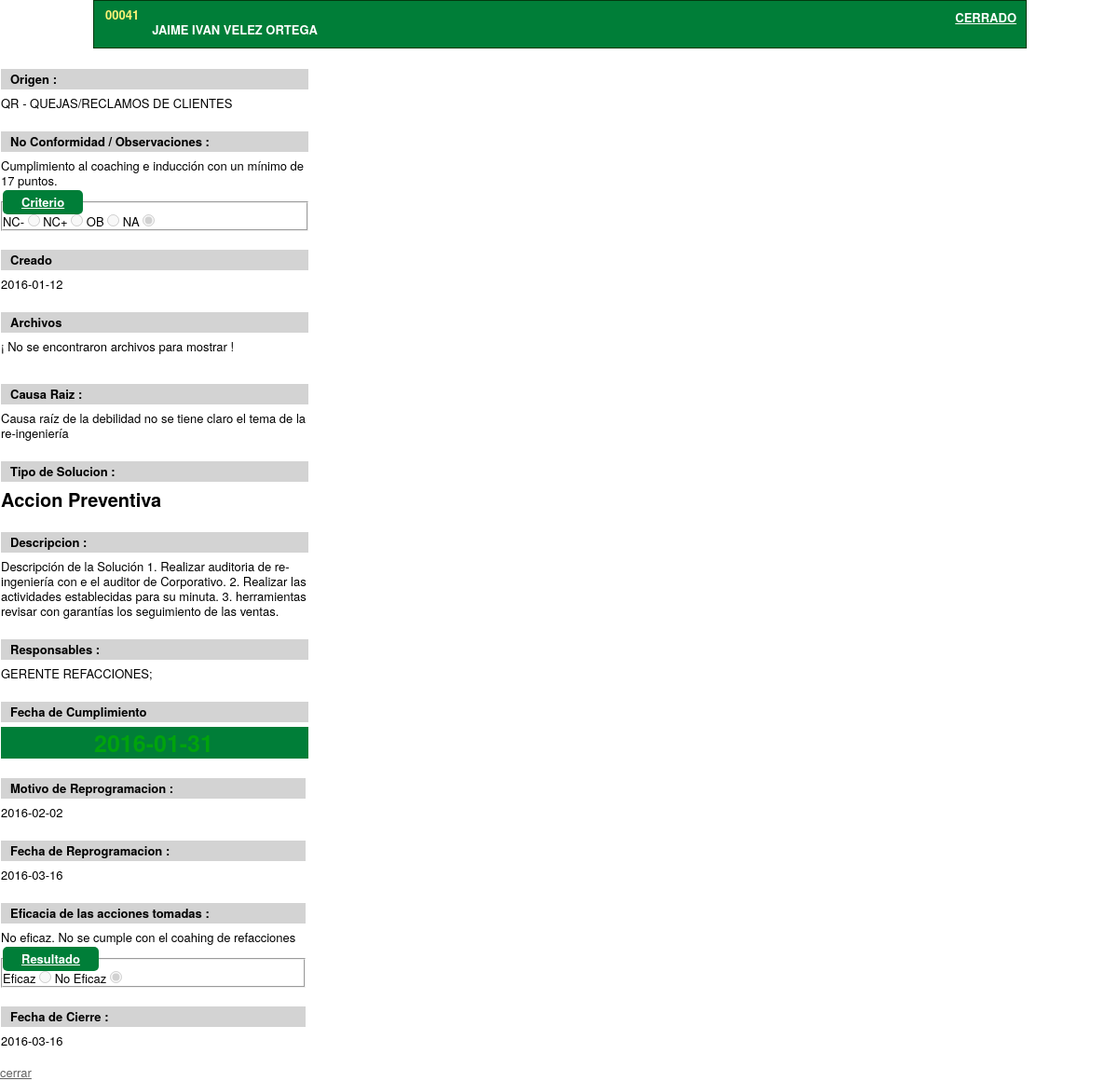
The app's page /showpa.php?id=41 (signed in) with its own data.
### tables this page shows
CREATE TABLE `TBL_paccion` (
  `pa_id` int(5) unsigned zerofill NOT NULL AUTO_INCREMENT COMMENT 'Id Plan de Accion',
  `pa_norma` varchar(8) NOT NULL COMMENT 'No de Norma',
  `pa_comentarios` mediumtext NOT NULL COMMENT 'Comentarios',
  `pa_noconformidad` text NOT NULL COMMENT 'No conformidad observaciones',
  `pa_criterio` varchar(3) NOT NULL COMMENT 'criterio NC-OB',
  `pa_causaraiz` text,
  `pa_tiposol` varchar(2) DEFAULT NULL,
  `pa_descsol` text,
  `pa_responsables` tinytext,
  `pa_fechacumplimiento` date DEFAULT NULL,
  `pa_status` varchar(15) DEFAULT NULL,
  `pa_reprogramado` tinytext,
  `pa_statusgral` int(1) NOT NULL DEFAULT '0',
  `pa_eficacia` text,
  `pa_resultado` text,
  `pa_creado` timestamp NOT NULL DEFAULT CURRENT_TIMESTAMP,
  `pa_refauditoria` int(2) DEFAULT NULL,
  `pa_asignado` varchar(10) DEFAULT NULL,
  `pa_event` text,
  `pa_fechareprog` date DEFAULT NULL,
  `pa_fechacierre` date DEFAULT NULL,
  PRIMARY KEY (`pa_id`)
);

CREATE TABLE `TBL_origen` (
  `id` int(2) NOT NULL AUTO_INCREMENT,
  `origen` varchar(50) NOT NULL,
  `clave` varchar(20) NOT NULL,
  `descripcion` tinytext,
  `activo` int(1) NOT NULL DEFAULT '1',
  PRIMARY KEY (`id`)
);

### class.db.php (called while the page is built, shortened)
<?php
	CLASS DBIAV {
		var $DB, $CONN;
		public function __construct($servidor,$database,$dbuser,$dbpasswd){
				$this->CONN = mysql_connect($servidor,$dbuser,$dbpasswd);
			}
		public function DB_GetOrigen($ref) {
			$sql = "SELECT * from TBL_origen WHERE activo = 1 AND id = ".$ref;
				$res = $this->DB_SQLORDIE($sql);
				$row = mysql_fetch_assoc($res);
				if (!mysql_num_rows($res)<=0) {
					return $row['clave'];
				}
				else {
					return null;
				}
		}
		public function DB_GetClaveOrigen($ref) {
			$sql = "SELECT * from TBL_origen WHERE activo = 1 AND id = ".$ref;
				$res = $this->DB_SQLORDIE($sql);
				$row = mysql_fetch_assoc($res);
				if (!mysql_num_rows($res)<=0) {
					return $row['origen'];
				}
				else {
					return null;
				}
		}
		public function DB_GETUSERNAME($uuid) {
			$fullname='';
			$sql = "SELECT * FROM TBL_Usuarios WHERE usr_uuid =".$uuid;
			$result = $this->DB_SQLORDIE($sql);
			if (!mysql_num_rows($result) <= 0) {
				while ($row = mysql_fetch_assoc($result)) {
					$fullname = $row['usr_nombre'].' '.$row['usr_paterno'].' '.$row['usr_materno'];
				}
			}
			return $fullname;
		}
		public function DB_ItemPA($id,$op){
			$item= array();
			$sql = "SELECT * FROM TBL_paccion WHERE pa_id = ".$id;
			$result = $this->DB_SQLORDIE($sql);
			if (!mysql_num_rows($result) <= 0){
				while ($row = mysql_fetch_assoc($result)){
					$item['id']= $row['pa_id'];
					$item['norma']= $row['pa_norma'];
					$item['comentarios']= $row['pa_comentarios'];
					$item['noconformidad']= $row['pa_noconformidad'];
					$item['criterio']= $row['pa_criterio'];
					$item['causaraiz'] = $row['pa_causaraiz'];
					$item['tiposolucion'] = $row['pa_tiposol'];
					$item['descsolucion'] = $row['pa_descsol'];
					$item['responsables'] = $row['pa_responsables'];
					$item['fechacumplimiento'] = $row['pa_fechacumplimiento'];
					$item['status'] = $row['pa_status'];
					$item['reprogramado'] = $row['pa_reprogramado'];
					$item['fechareprog'] = $row['pa_fechareprog'];
$item['statusgral'] = $row['pa_statusgral'];
					$item['fechacierre'] = $row['pa_fechacierre'];
$item['eficacia'] = $row['pa_eficacia'];
					$item['resultado'] = $row['pa_resultado'];
					$item['creado']= $row['pa_creado'];
					$item['refauditoria']= $row['pa_refauditoria'];
					$item['asignado'] = $this->DB_GETUSERNAME($row['pa_asignado']);
					$item['op'] = $op;
				}
			}
			return $item;
		}
		private function DB_SQLORDIE($sql) {
				$return_result = mysql_query($sql,$this->CONN);
				if ($return_result) {
					$res = $return_result;
				} else {
					$res = $this->DB_SQLERROR($sql);
				}
				return $res;
		}
	}
	 $dataset = new DBIAV(DB_PA_HOST,DB_PA_DATABASE,DB_PA_USERNAME,DB_PA_PASSWD);
?>

### showpa.php (the view, shortened to what this page needs)
<?php
	include ('class.db.php');
if(isset($_GET['id'])) {
	$pa = $dataset->DB_ItemPA($_GET['id'],$_SESSION['op']);
}
	function FN_GetEficacia($eficacia) {
		switch ($eficacia){
				case 'NE':
					$html = " Eficaz <input type=\"radio\" name=\"eficacia\" value=\"E\" disabled/> No Eficaz <input type=\"radio\" name=\"eficacia\" value=\"NE\" checked=\"checked\" disabled/>";
					break;
		}
		return $html;
	}
	function FN_GetCriterio($criterio) {
		switch ($criterio){
				case 'NA':
					$html = " NC- <input type=\"radio\" name=\"criterio\" value=\"NC-\" disabled/>  NC+ <input type=\"radio\" name=\"criterio\" value=\"NC+\" disabled/> OB <input type=\"radio\" name=\"criterio\" value=\"OB\" disabled/>  NA <input type=\"radio\" name=\"criterio\" value=\"NA\" checked=\"checked\" disabled/>";
					break;
	}
		return $html;
	}
	function FN_GetTipoSol($tipo) {
		switch ($tipo){
			case 'AP':
				$tiposol = 'Accion Preventiva';
				break;
			}
			return $tiposol;
	}
	function FN_GetStatusLabel ($status){
		if (!isset($status)){
			$label = "Sin Aceptar";}
		else {	$label = $status; }
		return $label;
	}
function FN_ClassVigente($fecha, $status){
			$actual = DATE("Y-m-d");
			if ($actual > $fecha && $status == 'CERRADO'){ $v = 'vigente';}
			return $v;
	}
	function sdir($path, $pa_id){
		$FullPathDir = $path."/".$pa_id;
		 if (is_dir($FullPathDir)){
			if ($handle = opendir($FullPathDir)) {
			    while (false !== ($entry = readdir($handle))) {
		            if ($entry != "." && $entry != "..") {
		                echo "<a href=".$path.$pa_id."/".$entry.">".$entry."\n</a>";
			        }
		        }
			}
		    closedir($handle);
			}
			else {
				echo "¡ No se encontraron archivos para mostrar !";
			}
	}
?>
		<link rel="stylesheet" type="text/css" href="css/viewpa.css">
		<link rel="stylesheet" type="text/css" href="css/style.css">
<div id="pa_wrapper">
	<div id="headershow">
	<div id="id"><?php echo $pa['id'];?></div><div id="asignado"><?php echo '<br />'. $pa['asignado']; ?></div>
		<div id="status"><?php echo FN_GetStatusLabel($pa['status']);?></div><div id="creado"><?php ?></div>
	</div>
</div>
		<div id="left-content">
			<dl>
				<dt>Origen :</dt><dd> <?php  echo ($origen = $dataset->DB_GetOrigen($pa['refauditoria'])); echo ' - ' .$claveorigen = $dataset->DB_GetClaveOrigen($pa['refauditoria']);?></dd>
				<dt>No Conformidad / Observaciones :</dt><dd> <?php echo $pa['noconformidad']; ?></dd>
			<fieldset>
 				<legend>Criterio</legend>
					<?php echo FN_GetCriterio($pa['criterio']); ?>
			</fieldset>
			<dt>Creado</dt><dd><?php echo date_format(date_create($pa['creado']), 'Y-m-d'); ?></dd>
			<dt>Archivos</dt><dd><?php sdir("uploads/",$_GET['id']); ?><dd>
	</dl>
		</div>
		<div id="center-content">
			<dl>
				<dt> Causa Raiz :</dt><dd><?php echo $pa['causaraiz'];?></dd>
				<dt>Tipo de Solucion :</dt><dd class="solucion"><?php echo FN_GetTipoSol($pa['tiposolucion']); ?></dd>
				<dt>Descripcion :</dt><dd><?php echo $pa['descsolucion']; ?></dd>
				<dt>Responsables :</dt><dd><?php echo $pa['responsables']; ?></dd>
				<dt>Fecha de Cumplimiento</dt><dd class="<?php echo FN_ClassVigente($pa['fechacumplimiento'], $pa['status']); ?>"><?php echo $pa['fechacumplimiento']; ?></dd>
			</dl>
		</div>
		<div id="right-content">
			<dl>
				<dt> Motivo de Reprogramacion :</dt><dd><?php echo $pa['reprogramado'];?></dd>
				<dt> Fecha de Reprogramacion :</dt><dd><?php echo $pa['fechareprog'];?></dd>
				<dt>Eficacia de las acciones tomadas :</dt><dd><?php echo $pa['eficacia']; ?></dpli>
			</dl>
			<fieldset>
				<legend>Resultado</legend>
					<?php echo FN_GetEficacia($pa['resultado']); ?>
			</fieldset>
			<dt> Fecha de Cierre :</dt><dd><?php echo $pa['fechacierre'];?></dd>
		</div>
<a href="javascript:void(0)" onclick = "document.getElementById('light').style.display='none';document.getElementById('fade').style.display='none'">cerrar</a>

### css/viewpa.css (style rules this page uses)
dt { font-weight: bold; background-color: #D3D3D3; margin-top: 20px; padding: 3px 0px 3px 10px; }
dd { font-weight: normal; margin-top: 5px; padding: 2px 2px 2px 0px; }
dd.solucion { font-size: 20px; font-weight: bold; }
dd.vigente { font-size: 25px; color: #00A30D; font-weight: bold; }
#pa_wrapper { margin: 0 auto; width: 1000px; }
#creado { color: #FFFFFF;font-weight:Bold; float:right; margin: 18px 5px 1px 5px; padding: 2px; }
#id { color: #FFF477;font-weight:Bold; float:left; margin: 5px 0 1px 10px; padding: 2px; }
#asignado { color: #FFFFFF;font-weight:Bold; float:left; margin: 5px 0 1px 10px; padding: 2px; }
#status { color: #FFFFFF;font-weight:Bold; text-decoration: underline; float:right; margin: 5px 5px 10px 0px; padding: 5px; }
#center-content { float: left; margin: 1px 1px 0px 1px; background: #FFFFFF; width: 330px; }
#left-content { background: #FFFFFF; width: 330px; float: left; margin: 1px 1px 0px 1px; border-radius:22px 0px 3px 3px; -moz-border-radius: 22px 0px 3px 3px; -webkit-border-radius: 22px 0px 3px 3px; }
#right-content { background: #FFFFFF; width: 327px; float: left; margin: 1px 1px 0px 1px; border-radius:0px 22px 3px 3px; -moz-border-radius: 0px 22px 3px 3px; -webkit-border-radius: 0px 22px 3px 3px; }

### css/style.css (style rules this page uses)
*,:after,:before { margin:0;padding:0 }
#headershow { float:left;margin-bottom:1px;width:100%;height:50px;background:#007E38;border:1px solid #02380F; }
legend { font-weight:bold;text-decoration:underline;background-color:#007E38;padding:5px 20px 5px 20px;color:#FFFFFF;border-radius:5px; }
.divconsulta a, a:active, a:link, a:visited { color:#616161; }
.vigente { background-color:#007E38;font-weight:bold;color:#FFF;text-align:center; }

### records on screen
tbl_paccion: pa_id "00041", pa_status "CERRADO", pa_refauditoria.clave "QR", pa_refauditoria.origen "QUEJAS/RECLAMOS DE CLIENTES", pa_noconformidad "Cumplimiento al coaching e inducción con un mínimo de 17 puntos.", pa_creado "2016-01-12", pa_causaraiz "Causa raíz de la debilidad no se tiene claro el tema de la re-ingeniería", pa_tiposol "Accion Preventiva", pa_descsol "Descripción de la Solución 1. Realizar auditoria de re-ingeniería con e el auditor de Corporativo. 2. Realizar las actividades establecidas para su minuta. 3. herramientas revisar con garantías los seguimiento de las ventas.", pa_responsables "GERENTE REFACCIONES;", pa_fechacumplimiento "2016-01-31", pa_reprogramado "2016-02-02", pa_eficacia "No eficaz. No se cumple con el coahing de refacciones"

### other values on screen
$pa['asignado'] "JAIME IVAN VELEZ ORTEGA"
$pa['fechareprog'] "2016-03-16"
$pa['fechacierre'] "2016-03-16"
